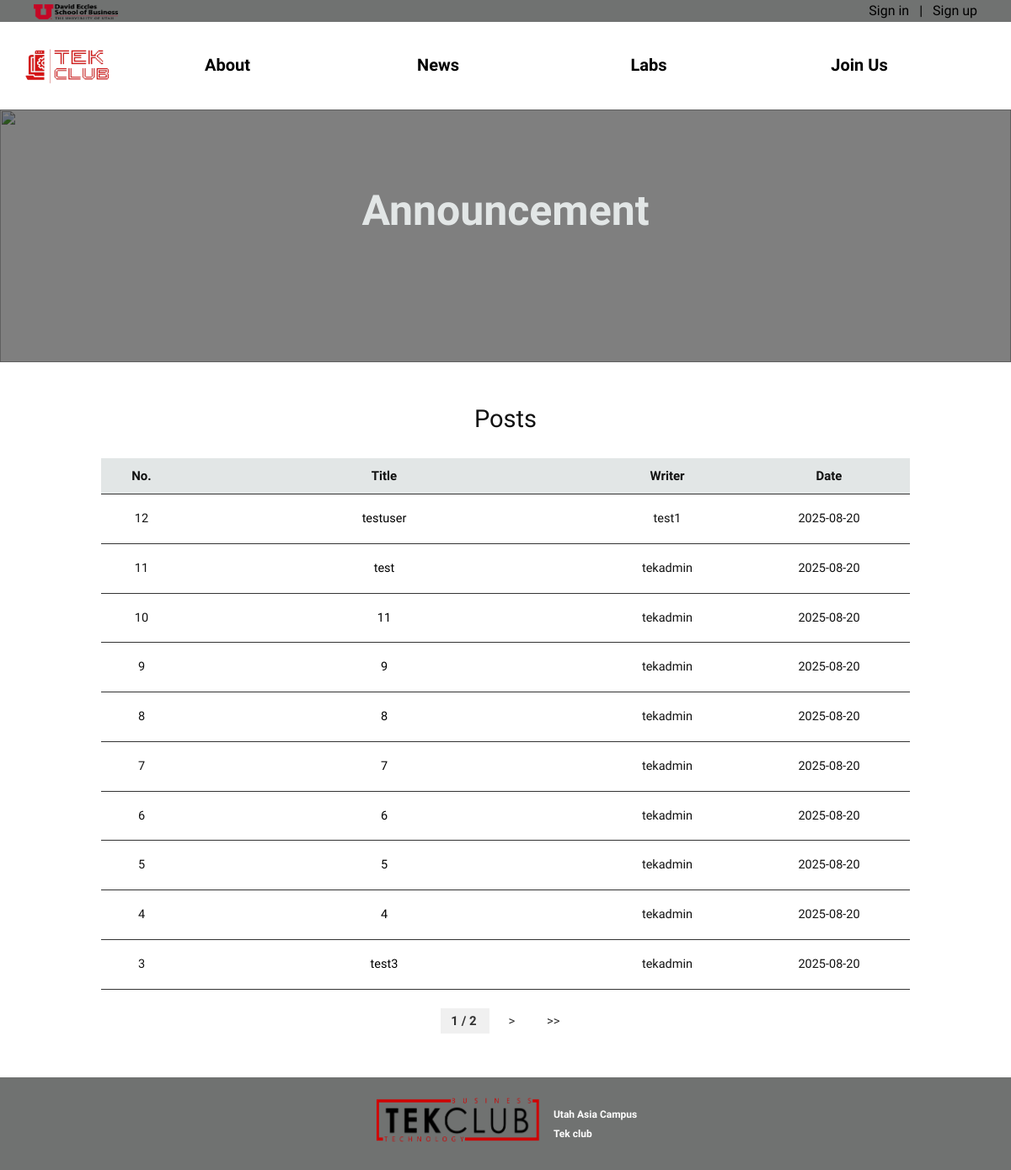
The app's page /news/announcement/, older data.
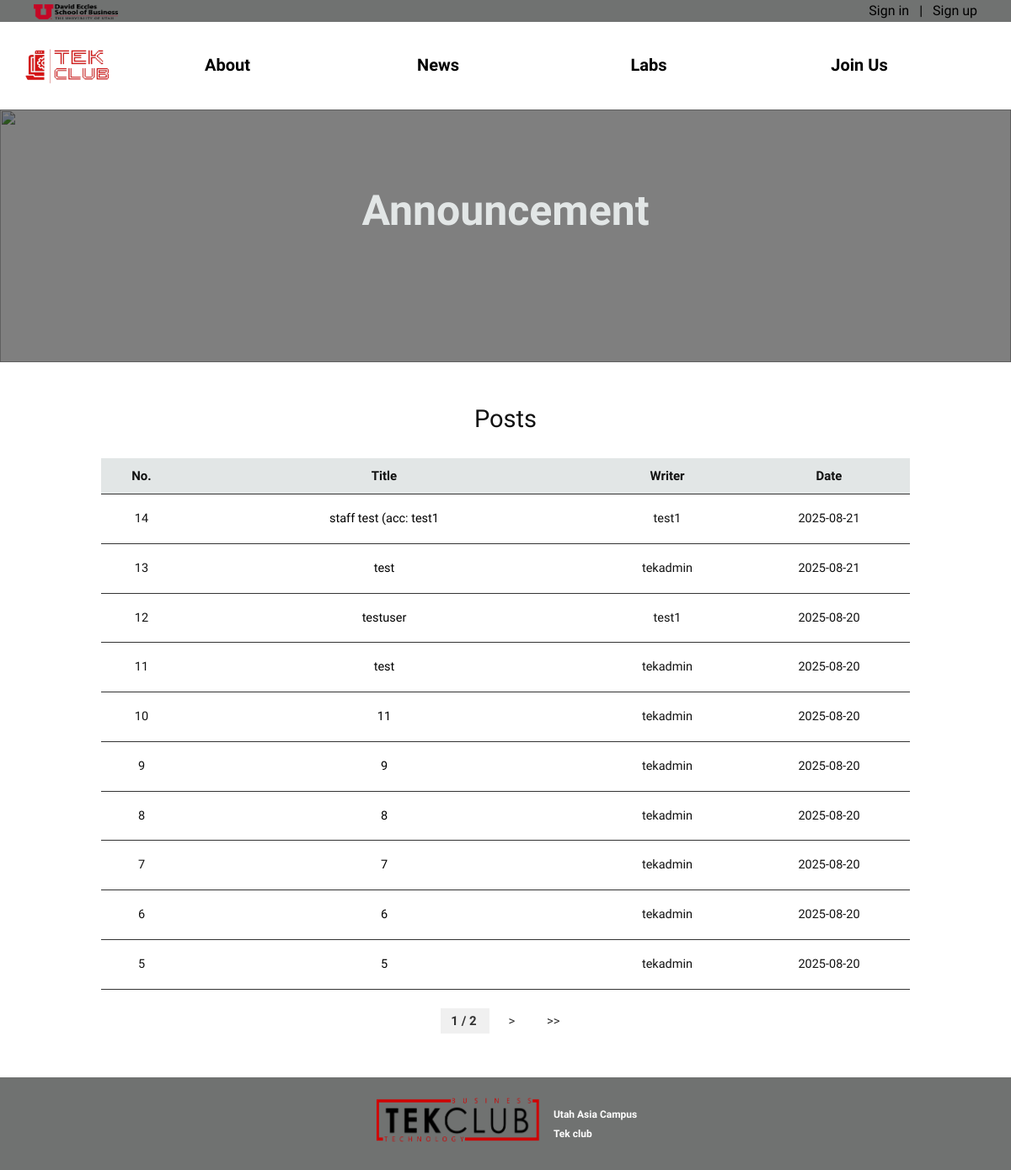
The same page, newer data.
### app3_news/models.py (models this page shows, shortened)
class Post(models.Model):
    CATEGORY_CHOICES = [
        ('announcement', 'Announcement'),
    ]
    postname = models.CharField(max_length=500)
    contents = models.CharField(max_length=1000)
    author = models.ForeignKey(settings.AUTH_USER_MODEL, on_delete=models.CASCADE,related_name='event_posts')
    date = models.DateTimeField(default=timezone.now, max_length=100)
    category = models.CharField(max_length=20, choices=CATEGORY_CHOICES, default='announcement')

### app3_news/views.py (the view)
# urls.py: path('announcement/', views.announcement, name='announcement'),
def announcement(request):
    query = request.GET.get('q')
    if query:
        posts = Post.objects.filter(
            Q(postname__icontains=query),
            category='announcement'
        ).order_by('-date')
    else:
        posts = Post.objects.filter(category='announcement').order_by('-date')
    paginator = Paginator(posts, 10)
    page = request.GET.get('page')
    page = request.GET.get('page')
    try:
        page_obj = paginator.page(page)
    except PageNotAnInteger:
        page_obj = paginator.page(1)
    except EmptyPage:
        page_obj = paginator.page(paginator.num_pages)
    total_count = posts.count()
    start_index = page_obj.start_index()
    numbered_posts = []
    for i, post in enumerate(page_obj):
        number = total_count - (start_index - 1 + i)
        numbered_posts.append((number, post))
    col_head = ["No.", "Title", "Writer", "Date"]
    context = {
        'page_obj': page_obj,
        'col_head': col_head,
        'numbered_posts': numbered_posts,
        'query': query
    }
    return render(request, 'announcement.html', context)

### app3_news/templates/announcement.html (shortened to what this page needs)
{% extends 'base.html' %}
{% load static %}
{% block extra-head %}
<link rel="stylesheet" href="{% static 'announcement.css' %}?{% now "U" %}">
{% endblock %}
{% block otherpages %}
    <div class = "coverpic">
        <img src = "{% static 'img/coverpic1.jpg' %}">
        <a href="#">Announcement</a>
    </div>
    <div class="announcement-board">
        <h2>Posts</h2>
        <table class="board-table">
            <thead>
                <tr>
                    {% for col in col_head %}
                    <th>{{ col }}</th>
                    {% endfor %}
                </tr>
            </thead>
            <tbody>
                {% for number, list in numbered_posts %}
                <tr>
                    <td>
                        {{ number }}
                    <td class = "title-col">
                        <a href="{% url 'news:announcement_detail' list.id %}">
                            {{ list.postname }}
                        </a>
                    </td>
                    <td>{{ list.author }}</td>
                    <td>{{ list.date|date:"Y-m-d" }}</td>
                </tr>
                {% endfor %}
            </tbody>
        </table>
        <div class="pagination">
            <span class="step-links">
                <span class="current">
                    {{ page_obj.number }} / {{ page_obj.paginator.num_pages }}
                </span>
                {% if page_obj.has_next %}
                    <a href="?page={{ page_obj.next_page_number }}{% if query %}&q={{ query }}{% endif %}">></a>
                    <a href="?page={{ page_obj.paginator.num_pages }}{% if query %}&q={{ query }}{% endif %}";>>></a>
                {% endif %}
            </span>
        </div>
    </div>
{% endblock %}

Row changes from the older to the newer data that the page shows:
no longer on this page (row unchanged): Post: number "4", postname "4", author "tekadmin", date "2025-08-20"
no longer on this page (row unchanged): Post: id "3", postname "test3", author "tekadmin", date "2025-08-20"
added Post: number "14", postname "staff test (acc: test1", author "test1", date "2025-08-21"
added Post: number "13", postname "test", author "tekadmin", date "2025-08-21"
